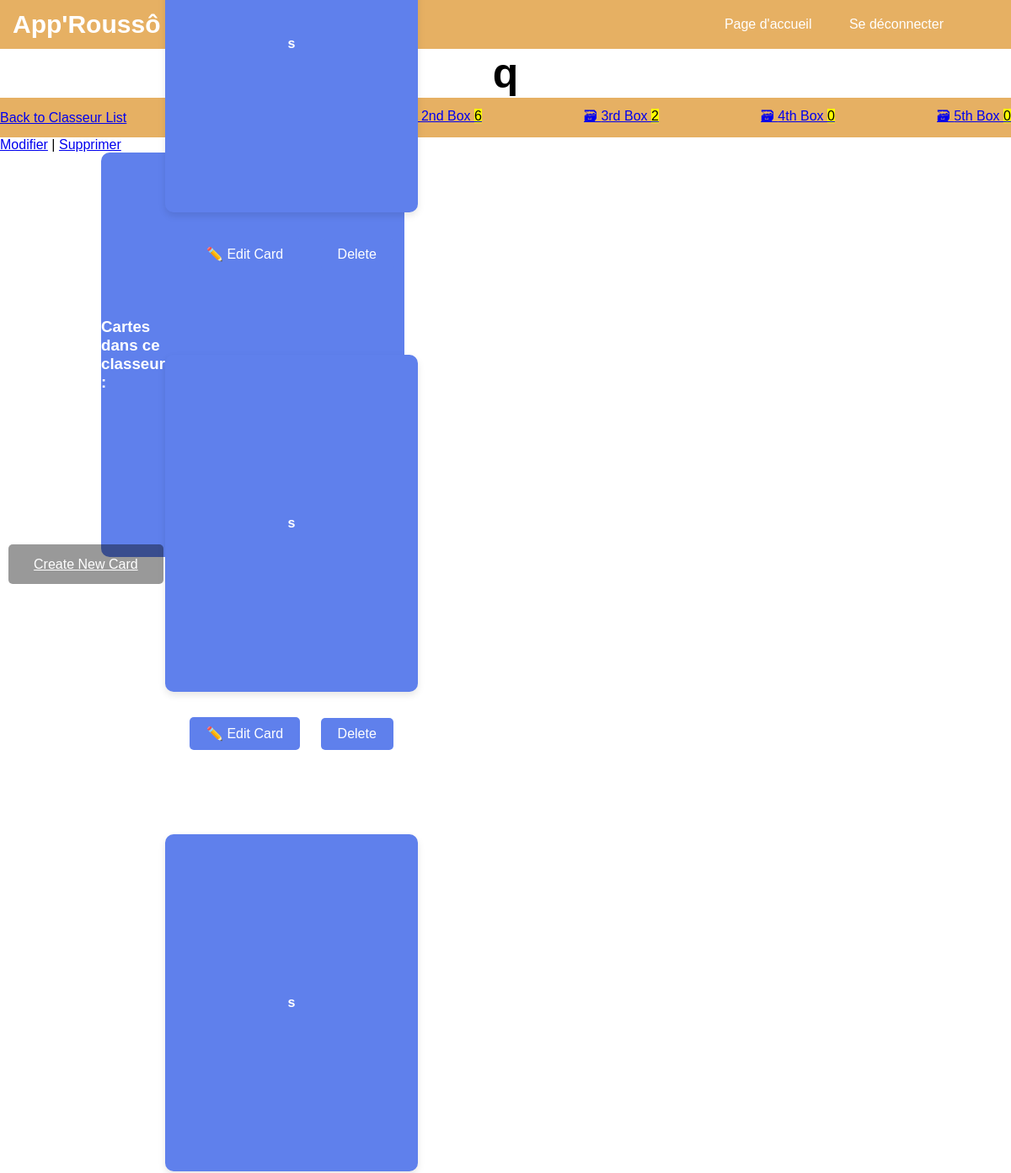
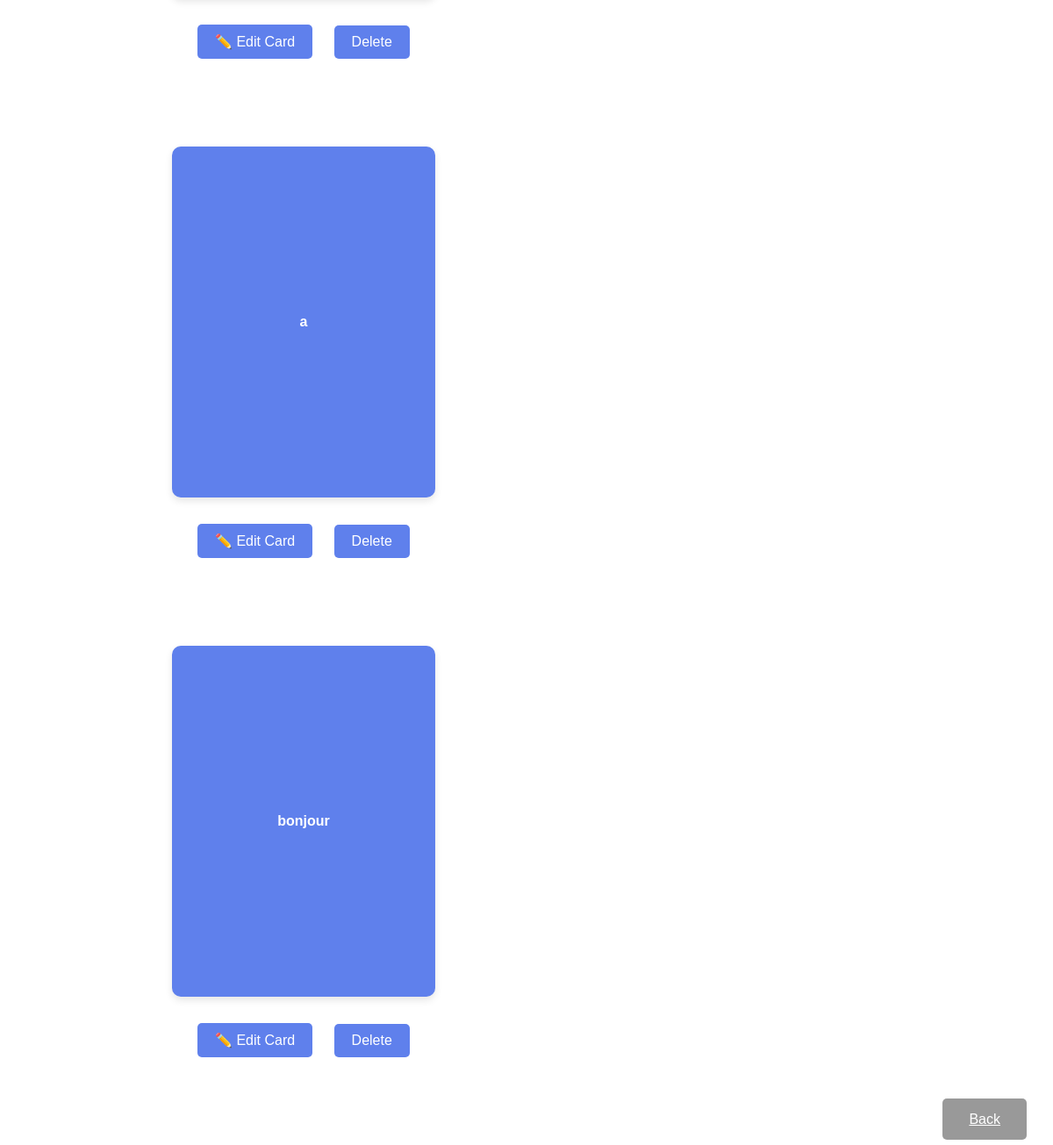
The page /classeur/35/ on the database its author committed (2 pictures, top to bottom).
### cards/models.py (models this page shows, shortened)
class Classeur(models.Model):
    name = models.CharField(max_length=200, null=False)
    user = models.ForeignKey(User, on_delete=models.CASCADE)  # Classeur is associated with a user

class Card(models.Model):
    question = models.CharField(max_length=100)  # The front side of the card (question)
    answer = models.CharField(max_length=100)  # The back side of the card (answer)
    box = models.IntegerField(
        choices=zip(BOXES, BOXES),
        default=BOXES[0],  # Default box for new cards is box 1
    )
    date_created = models.DateTimeField(auto_now_add=True)  # Timestamp of card creation
    classeur = models.ForeignKey(Classeur, on_delete=models.CASCADE, related_name='cards', default=get_default_classeur)
    user = models.ForeignKey(User, on_delete=models.CASCADE, default=1)  # Default user (to be handled later)

### cards/views.py (the view)
# urls.py: path('classeur/<int:pk>/', ClasseurDetailView.as_view(), name='classeur_detail'),
class ClasseurDetailView(DetailView):
    model = Classeur
    template_name = 'cards/classeur_cartes.html'  # Template à personnaliser
    context_object_name = 'classeur'
    def get_context_data(self, **kwargs):
        context = super().get_context_data(**kwargs)
        context['cards'] = self.object.cards.all()  # Récupérer toutes les cartes liées à ce classeur
        return context

### cards/templatetags/classeur_tags.py (called while the page is built)
@register.inclusion_tag("cards/classeur_box_links.html")
def classeur_boxes_as_links(classeur):
    boxes = []
    for box_num in BOXES:
        card_count = Card.objects.filter(classeur=classeur, box=box_num).count()
        boxes.append({
            "number": box_num,
            "card_count": card_count,
        })
    return {"classeur": classeur, "boxes": boxes}

### cards/templates/cards/classeur_cartes.html (shortened to what this page needs)
{% extends "cards/classeur_list.html" %}
{% load classeur_tags %}
{% load humanize %}
{% block content %}
    <h2>{{ classeur.name }}</h2>
    <nav>
        <a href="{% url 'classeur_list' %}">Back to Classeur List</a>
        {% classeur_boxes_as_links classeur %}
    </nav>
    {% if classeur.pk %}
        <p>
            <a href="{% url 'classeur-edit' classeur.pk %}">Modifier</a> |
            <a href="{% url 'classeur_delete' classeur.pk %}">Supprimer</a>
        </p>
        <div class="container3">
            <div class="box-flashcards">
                <h3>Cartes dans ce classeur :</h3>
                <ul>
                    {% for card in cards %}
                        {% include "cards/card.html" %}
                        <br>
                        <br>
                        <br>
                        <br>
                        <br>
                    {% endfor %}
                </ul>
            </div>
        </div>
        {% else %}
            <p>Classeur non trouvé ou invalide.</p>
        {% endif %}
        <div style="position: fixed; bottom: 20px; right: 20px;">
            <a href="{% url 'classeur_list' %}" class="button">Back</a>
        </div>
        <div class="buttons">
            <a href="{% url 'card-create' classeur.pk %}" class="button">Create New Card</a>
        </div>
{% endblock %}

### cards/templates/cards/card.html (shortened to what this page needs)
<!DOCTYPE html>
{% load static %}
<html lang="en">
<head>
    <link rel="stylesheet" href="{% static 'css/styles_flashcards.css' %}">
</head>
<body>
    <div class="container-card">
        <div class="flashcard" id="flashcard" onclick="this.classList.toggle('flipped')">
            <div class="flashcard-inner">
                <div class="flashcard-front">
                    <h4>{{ card.question }}</h4>
                </div>
                <div class="flashcard-back">
                    <p>{{ card.answer }}</p>
                </div>
            </div>
        </div>
        <div class="card-actions">
            {% if check_card %}
                <form method="post" class="check-form">
                    {% csrf_token %}
                    <input type="hidden" name="card_id" value="{{ card.id }}">
                    <input type="hidden" name="solved" value="true">
                    <button type="submit" class="button">✅ I know</button>
                </form>
                <form method="post" class="check-form">
                    {% csrf_token %}
                    <input type="hidden" name="card_id" value="{{ card.id }}">
                    <input type="hidden" name="solved" value="false">
                    <button type="submit" class="button">❌ I don't know</button>
                </form>
            {% else %}
                <a href="{% url 'card-update' card.id %}" class="button">✏️ Edit Card</a>
                <a href="{% url 'card-delete' card.id %}" class="button">Delete</a>
            {% endif %}
        </div>
    </div>
</body>
</html>

### static/css/styles_classeur_liste.css (style rules this page uses)
* { margin: 0; padding: 0; box-sizing: border-box; font-family: 'arial', sans-serif; }
body { width: 100%; height: 100%; display: flex; flex-direction: column; }
nav { width: 100%; display: flex; align-items: center; justify-content: space-between; padding: 10px 0; background: #e6b063; }
.button { margin: 10px; padding: 15px 30px; font-size: 16px; cursor: pointer; border: none; border-radius: 5px; background-color: rgba(0,0,0,0.4); color: white; transition: background-color 0.3s; }
h2 { font-family: arial; font-size: 50px; display: flex; justify-content: center; }
div ul { list-style: none; width: 100%; text-align: left; padding-right: 60px; row-gap: 10px; }
.container3 { width: 50vw; height: auto; box-sizing: border-box; display: flex; flex-direction: row; justify-content: center; align-items: center; }
.box-flashcards { width: 30vw; height: 60vh; display: flex; flex-direction: row; justify-content: space-around; align-items: center; align-content: space-between; background: #5f80ec; border:none; color: white; border-radius: 10px; }
.container-card { width: 100%; height: 90%; box-sizing: border-box; display: flex; flex-direction: column; justify-content: center; align-items: center; }
div h4 { color: white; }

### static/css/styles_flashcards.css (style rules this page uses)
.flashcard { width: 300px; height: 400px; perspective: 1000px; margin: 0 auto; position: relative; }
.flashcard-inner { width: 100%; height: 100%; position: relative; transition: transform 0.8s; transform-style: preserve-3d; }
.flashcard-front, .flashcard-back { position: absolute; width: 100%; height: 100%; backface-visibility: hidden; display: flex; justify-content: center; align-items: center; text-align: center; padding: 20px; box-shadow: 0 4px 8px rgba(0, 0, 0, 0.1); border-radius: 10px; }
.flashcard-front { background-color: #5f80ec; }
.flashcard-back { background-color: #af2222; transform: rotateY(180deg); }
.card-actions { text-align: center; margin-top: 20px; }
.card-actions button, .card-actions a { padding: 10px 20px; margin: 10px; font-size: 16px; cursor: pointer; text-decoration: none; color: #fff; background-color: #333; border: none; border-radius: 5px; display: inline-block; }
.card-actions a { background-color: #5f80ec; }

### rows shown on the page
Classeur: name "q"
Card: question "s"
Card: question "s"
Card: question "s"
Card: question "a"
Card: question "bonjour"

### other values the page prints
{{ box.number | ordinal }} "2nd" "3rd" "4th" "5th"
{{ box.card_count }} "6" "2" "0" "0"
